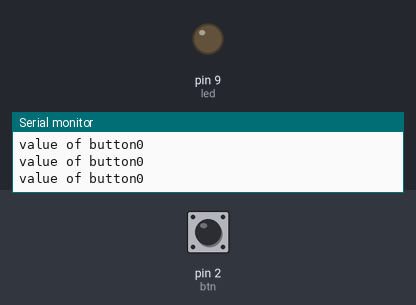
A sketch run on a simulated Arduino Uno, built with avr-gcc and run on an emulated ATmega328P. Shown: output pins drawn as LEDs (lit = HIGH), the last lines printed to the serial monitor. Inputs (shaded band) come from the test bench; at power-on: pin 2 (btn) LOW.

Above: at 1.2 s.
1.3 s: pin 2 (btn) pulled HIGH for 0.15 s
At 1.41 s:
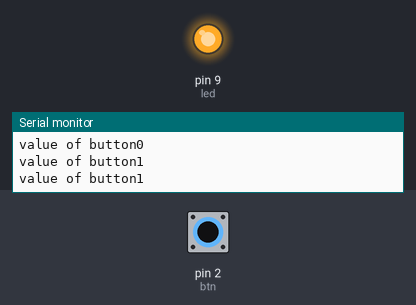
2.9 s: pin 2 (btn) pulled HIGH for 3.2 s
At 7.2 s:
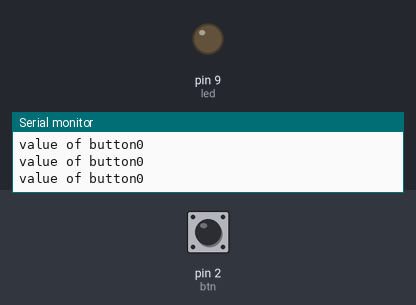
Timing chart, 0 to 8.7 s (numbered marks = the images above; inputs shaded):
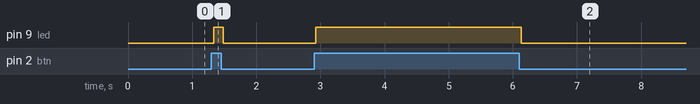

The sketch:

led_button.ino
```cpp
int btn= 2;
int led=9;
int temp;
void setup() {
  pinMode(btn,INPUT);
  pinMode(led,OUTPUT);
  Serial.begin(9600);
}

void loop() {
  temp=digitalRead(btn);
  Serial.print("value of button");
  Serial.println(temp);
  if(temp==1)
    digitalWrite(led,HIGH);

  else
    digitalWrite(led,LOW);


}
```

Measured:
- after the input at 1.3 s, pin 9 (led): LOW → HIGH at once, → LOW 0.15 s later
- after the input at 2.9 s, pin 9 (led): LOW → HIGH at once, → LOW 3.2 s later
